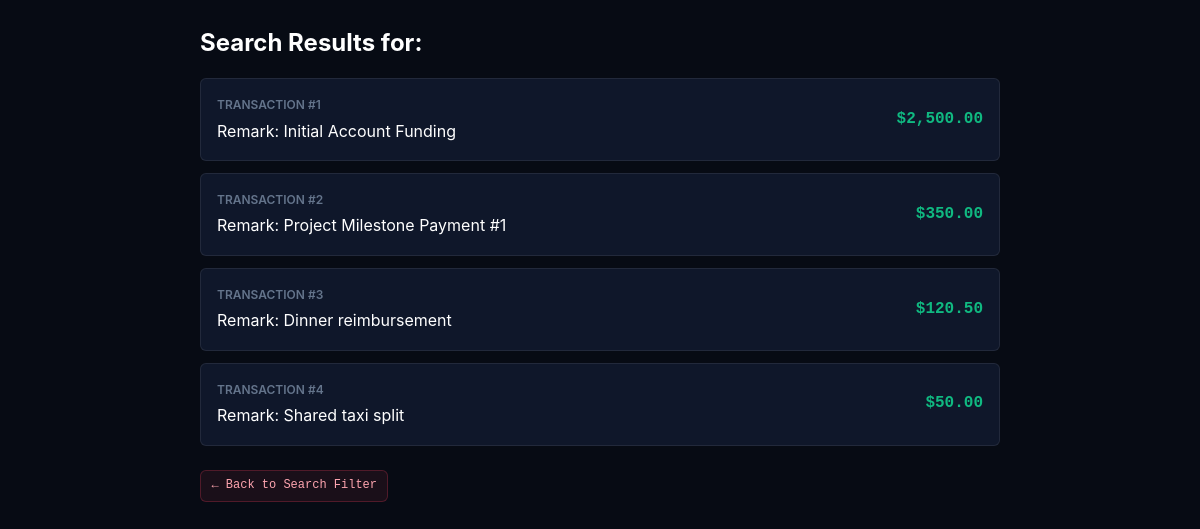
The page /vulnerable/api/search.php on the database its author committed.
### tables this page shows
CREATE TABLE `transactions` (
    `id` INT AUTO_INCREMENT PRIMARY KEY,
    `sender_id` INT NOT NULL,
    `receiver_id` INT NOT NULL,
    `amount` DECIMAL(12,2) NOT NULL,
    `remark` TEXT DEFAULT NULL,
    `category` VARCHAR(32) DEFAULT 'Uncategorized',
    `status` ENUM('completed', 'pending', 'failed') NOT NULL DEFAULT 'completed',
    `created_at` TIMESTAMP DEFAULT CURRENT_TIMESTAMP,
    CONSTRAINT `fk_txn_sender` FOREIGN KEY (`sender_id`) REFERENCES `users` (`id`),
    CONSTRAINT `fk_txn_receiver` FOREIGN KEY (`receiver_id`) REFERENCES `users` (`id`),
    INDEX `idx_sender` (`sender_id`),
    INDEX `idx_receiver` (`receiver_id`),
    INDEX `idx_category` (`category`),
    INDEX `idx_user_category_date` (`sender_id`, `category`, `created_at`),
    INDEX `idx_txn_time` (`created_at`)
);

### vulnerable/api/search.php (the view, shortened to what this page needs)
<?php
require 'db.php';
$query = $_GET['q'] ?? '';
?>
<!DOCTYPE html>
<html lang="en">
<head>
    <link rel="stylesheet" href="../css/vuln_style.css">
</head>
<body style="padding: 1.5rem; background: #070b14;">
    <div style="max-width: 800px; margin: 0 auto;">
        <h2 style="margin-bottom: 1rem; color: #fff;">Search Results for: <?= $query ?></h2>
        <?php
        $sql = "SELECT * FROM transactions WHERE remark LIKE '%$query%' LIMIT 20";
        $result = $conn->query($sql);
        ?>
        <?php if ($result && $result->num_rows > 0): ?>
            <div style="display: grid; gap: 0.75rem;">
                <?php while($row = $result->fetch_assoc()): ?>
                    <div style="background: var(--bg-card); border: 1px solid var(--border-subtle); padding: 1rem; border-radius: var(--radius-sm); display: flex; justify-content: space-between; align-items: center;">
                        <div>
                            <div style="font-size: 0.75rem; color: var(--text-dim); font-weight: 600;">TRANSACTION #<?= $row['id'] ?></div>
                            <div style="color: #fff; margin-top: 0.25rem;">Remark: <?= $row['remark'] ?></div>
                        </div>
                        <div style="font-weight: 700; color: var(--color-success); font-family: var(--font-mono);">
                            $<?= number_format((float)$row['amount'], 2) ?>
                        </div>
                    </div>
                <?php endwhile; ?>
            </div>
        <?php elseif ($result): ?>
            <div style="color: var(--text-muted); padding: 1rem; background: var(--bg-card); border-radius: var(--radius-sm);">No transactions matched your search query.</div>
        <?php else: ?>
            <div style="color: var(--color-danger); padding: 1rem; background: rgba(244,63,94,0.1); border-radius: var(--radius-sm);">Database Query Error: <?= htmlspecialchars($conn->error) ?></div>
        <?php endif; ?>
        <div style="margin-top: 1.5rem;">
            <a href="../frontend/search.html" class="btn-payload" style="text-decoration: none;">&larr; Back to Search Filter</a>
        </div>
    </div>
</body>
</html>

### vulnerable/css/vuln_style.css (style rules this page uses)
:root { --bg-main: #070b14; --bg-card: #0f172a; --bg-card-hover: #162036; --bg-elevated: #1e293b; --bg-input: #0b1324; --border-subtle: rgba(255, 255, 255, 0.08); --border-danger: rgba(244, 63, 94, 0.35); --border-glow: rgba(244, 63, 94, 0.5); --color-danger: #f43f5e; --color-danger-dark: #e11d48; --color-danger-subtle: rgba(244, 63, 94, 0.12); --color-warning: #f59e0b; --color-warning-subtle: rgba(245, 158, 11, 0.12); --color-success: #10b981; --color-success-subtle: rgba(16, 185, 129, 0.12); --color-cyan: #38bdf8; --color-purple: #c084fc; --text-main: #f8fafc; --text-muted: #94a3b8; --text-dim: #64748b; --font-sans: 'Inter', -apple-system, BlinkMacSystemFont, 'Segoe UI', Roboto, sans-serif; --font-mono: 'JetBrains Mono', 'Fira Code', 'Courier New', monospace; --radius-sm: 6px; --radius-md: 10px; --radius-lg: 16px; --shadow-card: 0 10px 25px -5px rgba(0, 0, 0, 0.5), 0 8px 10px -6px rgba(0, 0, 0, 0.5); --shadow-danger-glow: 0 0 20px rgba(244, 63, 94, 0.25); }
* { box-sizing: border-box; margin: 0; padding: 0; }
body { font-family: var(--font-sans); background: var(--bg-main); background-image: radial-gradient(circle at 15% 15%, rgba(244, 63, 94, 0.07) 0%, transparent 40%), radial-gradient(circle at 85% 85%, rgba(56, 189, 248, 0.05) 0%, transparent 40%); color: var(--text-main); min-height: 100vh; line-height: 1.6; -webkit-font-smoothing: antialiased; }
.btn-payload { background: rgba(244, 63, 94, 0.08); border: 1px solid rgba(244, 63, 94, 0.25); color: #fda4af; padding: 0.35rem 0.65rem; border-radius: var(--radius-sm); font-size: 0.75rem; font-family: var(--font-mono); cursor: pointer; transition: all 0.15s ease; display: inline-flex; align-items: center; gap: 0.3rem; }

### rows shown on the page
transactions: id "1", remark "Initial Account Funding", amount "2,500.00"
transactions: id "2", remark "Project Milestone Payment #1", amount "350.00"
transactions: id "3", remark "Dinner reimbursement", amount "120.50"
transactions: id "4", remark "Shared taxi split", amount "50.00"
